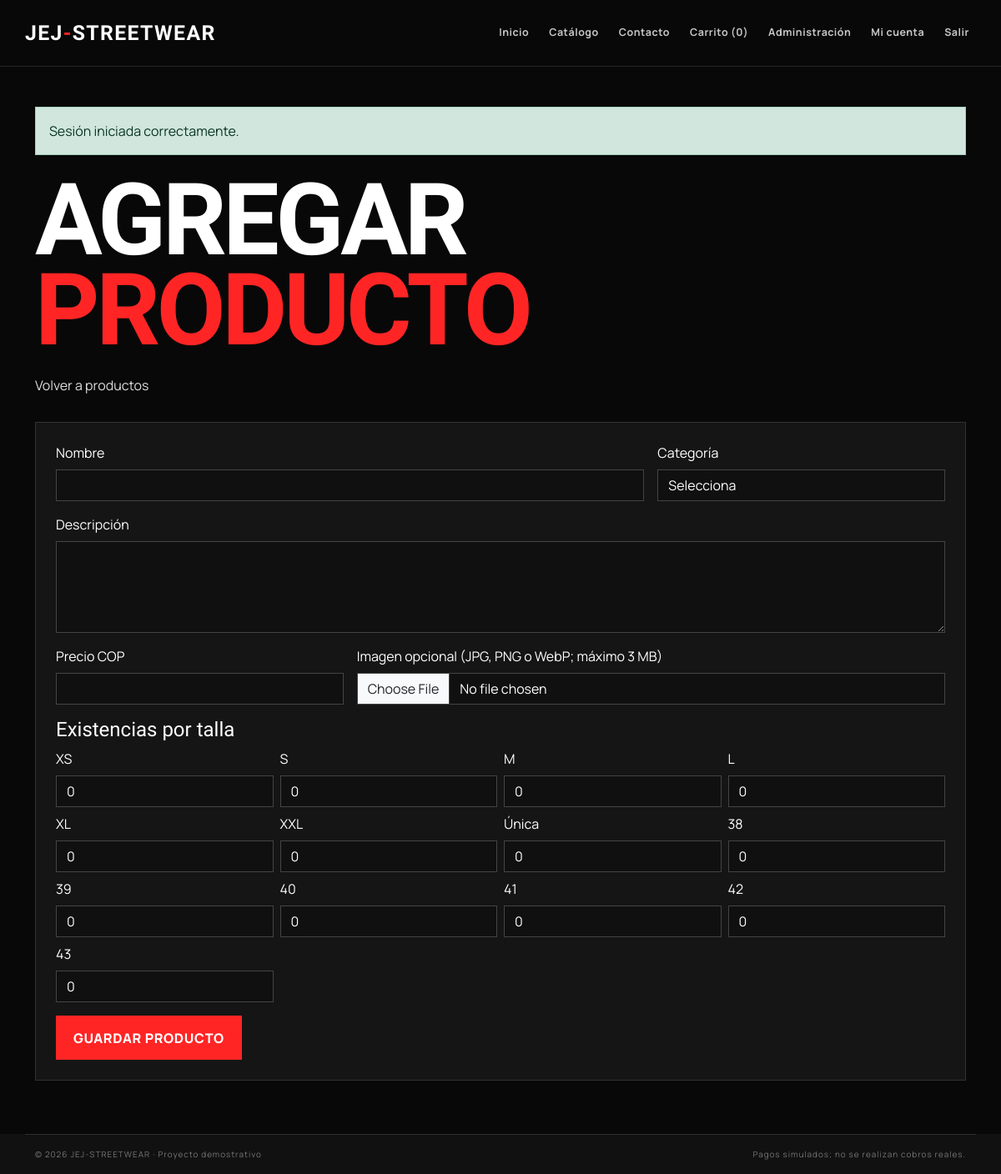
The page /admin/agregar_producto.php (signed in) on the database its author committed.
### tables this page shows
CREATE TABLE IF NOT EXISTS tallas (
  id INT UNSIGNED AUTO_INCREMENT PRIMARY KEY,
  nombre VARCHAR(20) NOT NULL UNIQUE
);

### includes/funciones.php (called while the page is built, shortened)
<?php
function app_url(string $path = ''): string
{
    $script = str_replace('\\', '/', $_SERVER['SCRIPT_NAME'] ?? '/index.html');
    $separator = strrpos($script, '/');
    $base = $separator === false ? '' : substr($script, 0, $separator);
    $lastSeparator = strrpos($base, '/');
    $directoryName = $lastSeparator === false ? $base : substr($base, $lastSeparator + 1);
    if (in_array($directoryName, ['auth', 'admin', 'pages'], true)) {
        $base = $lastSeparator === false ? '' : substr($base, 0, $lastSeparator);
    }
    $base = rtrim($base, '/');
    $path = ltrim($path, '/');
    $queryPosition = strpos($path, '?');
    $route = $queryPosition === false ? $path : substr($path, 0, $queryPosition);
    $query = $queryPosition === false ? '' : substr($path, $queryPosition);
    $publicPages = [
        'catalogo.php',
        'carrito.php',
        'checkout.php',
        'contacto.php',
        'detalle_producto.php',
        'resultado_pago.php',
    ];
    if (in_array($route, $publicPages, true)) {
        $path = 'pages/' . $route . $query;
    }
    return $base . ($path === '' ? '' : '/' . $path);
}
function e(mixed $value): string
{
    return htmlspecialchars(is_scalar($value) ? (string) $value : '', ENT_QUOTES | ENT_SUBSTITUTE, 'UTF-8');
}

### admin/agregar_producto.php (the view, shortened to what this page needs)
<?php
require_once __DIR__ . '/../config/db.php';
$sizes = $mysqli->query('SELECT id,nombre FROM tallas ORDER BY id')->fetch_all(MYSQLI_ASSOC);
require __DIR__ . '/../includes/header.php';
?>
<h1 class="mb-4">AGREGAR <span class="text-red">PRODUCTO</span></h1><nav class="admin-nav"><a href="<?= e(app_url('admin/productos.php')) ?>">Volver a productos</a></nav>
<form method="post" enctype="multipart/form-data" class="card app-card p-4" data-validate novalidate><?= csrf_field() ?>
  <div class="row g-3"><div class="col-md-8"><label class="form-label" for="nombre">Nombre</label><input class="form-control" id="nombre" name="nombre" required maxlength="150" value="<?= e($_POST['nombre'] ?? '') ?>"></div>
  <div class="col-md-4"><label class="form-label" for="categoria_id">Categoría</label><select class="form-select" id="categoria_id" name="categoria_id" required><option value="">Selecciona</option></select></div>
  <div class="col-12"><label class="form-label" for="descripcion">Descripción</label><textarea class="form-control" id="descripcion" name="descripcion" rows="4" required><?= e($_POST['descripcion'] ?? '') ?></textarea></div>
  <div class="col-md-4"><label class="form-label" for="precio">Precio COP</label><input class="form-control" type="number" id="precio" name="precio" min="0" step="100" required value="<?= e($_POST['precio'] ?? '') ?>"></div>
  <div class="col-md-8"><label class="form-label" for="imagen">Imagen opcional (JPG, PNG o WebP; máximo 3 MB)</label><input class="form-control" type="file" id="imagen" name="imagen" accept="image/jpeg,image/png,image/webp"></div>
  <div class="col-12"><h2 class="h4">Existencias por talla</h2><div class="row g-2"><?php foreach ($sizes as $size): ?><div class="col-6 col-md-3"><label class="form-label" for="stock-<?= (int) $size['id'] ?>"><?= e($size['nombre']) ?></label><input class="form-control" type="number" min="0" max="10000" id="stock-<?= (int) $size['id'] ?>" name="stock[<?= (int) $size['id'] ?>]" value="<?= e($_POST['stock'][$size['id']] ?? '0') ?>"></div><?php endforeach; ?></div></div>
  <div class="col-12"><button class="btn btn-red" type="submit">GUARDAR PRODUCTO</button></div></div>
</form>
<?php require __DIR__ . '/../includes/footer.php'; ?>

### assets/css/style.css (style rules this page uses)
:root { --red:#ff2525;--black:#080808;--panel:#151515;--gray:#a8a8a8;--white:#fff;--line:rgba(255,255,255,.12) }
* { box-sizing:border-box }
html { scroll-behavior:smooth }
body { background:var(--black);color:var(--white);font-family:Manrope,Arial,sans-serif }
a { color:inherit;text-decoration:none }
.btn-red { background:var(--red);border:1px solid var(--red);border-radius:0;color:#fff;font-weight:800;letter-spacing:.04em;padding:.85rem 1.25rem;transition:transform .2s,background .2s }
h1,h2,h3,.category-title,.hero-number { font-family:"Barlow Condensed",Impact,sans-serif;font-weight:900;line-height:.9 }
h1 { font-size:clamp(5rem,10vw,9rem);letter-spacing:-.035em;margin:1.5rem 0 }
h1 span,h2 span { color:var(--red) }
.text-red { color:var(--red) }
.app-card { background:var(--panel);border:1px solid #333;border-radius:0;color:var(--white) }
.form-control,.form-select { background:#101010;border-color:#444;color:#fff;border-radius:0 }
.form-control::placeholder { color:#888 }
.admin-nav { display:flex;gap:1rem;flex-wrap:wrap;margin-bottom:2rem }
.admin-nav a { color:#ddd }

### rows shown on the page
tallas: nombre "XS", id "0"
tallas: nombre "S", id "0"
tallas: nombre "M", id "0"
tallas: nombre "L", id "0"
tallas: nombre "XL", id "0"
tallas: nombre "XXL", id "0"
tallas: nombre "Única", id "0"
tallas: nombre "38", id "0"
tallas: nombre "39", id "0"
tallas: nombre "40", id "0"
tallas: nombre "41", id "0"
tallas: nombre "42", id "0"
tallas: nombre "43", id "0"

### other values the page prints
cart_count() "0"
$flashMessage['message'] "Sesión iniciada correctamente."
